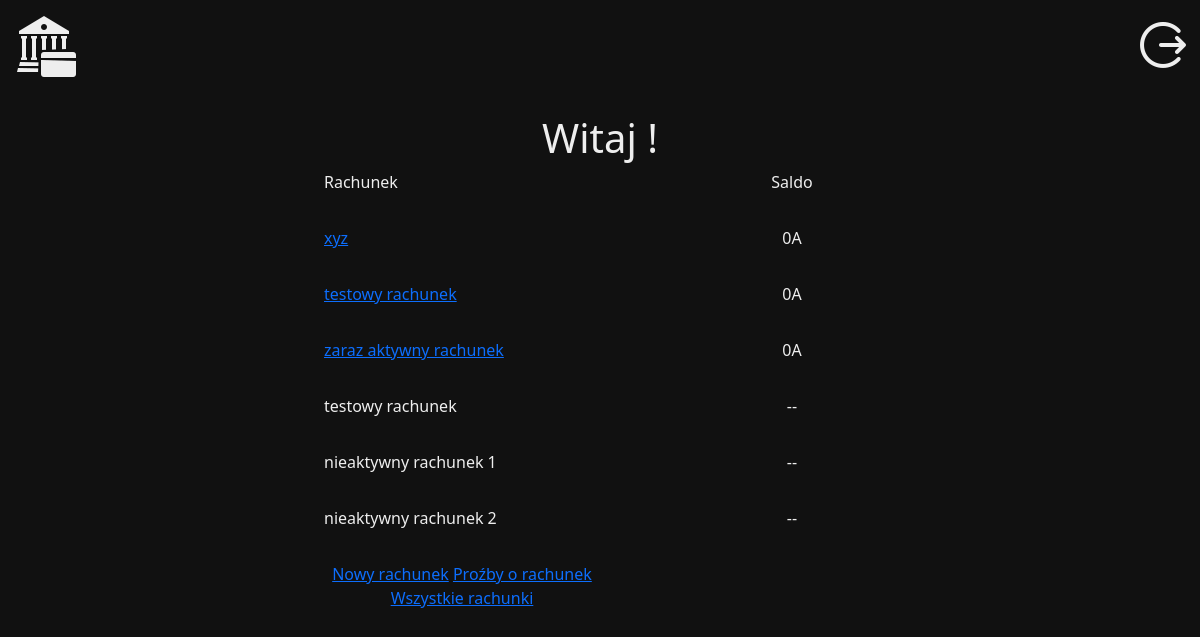
Page /account/ (signed in) on the earlier database version.
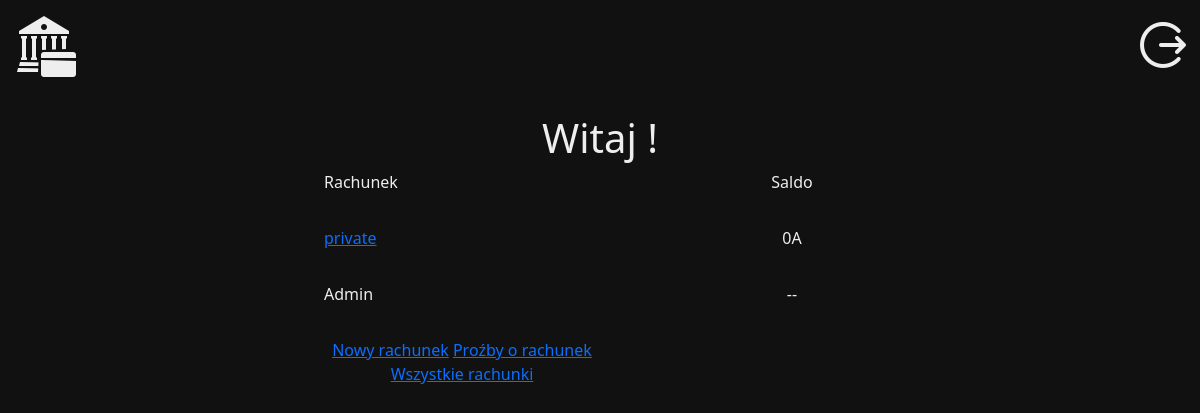
Same page on the later database version.
### account/models.py (models this page shows)
class Account(models.Model):
    owner = models.CharField(max_length=127)
    name = models.CharField(max_length=127)
    balance = models.IntegerField(default=0)
    active = models.BooleanField(default=False)
    super = models.BooleanField(default=False)

### account/views.py (the view)
# urls.py: path('account/', account_picker_view),
def account_picker_view(req):
    if not req.user.is_authenticated:
        return redirect('/')
    querry = Account.objects.filter(owner = req.user.username, active=True)
    off = Account.objects.filter(owner = req.user.username, active=False)
    data = {
        'user': req.user,
        'name': f'{req.user.first_name} {req.user.last_name}',
        'accs': querry,
        'waiting': off,
        'super': req.user.is_superuser
    }
    print(querry)
    return render(req, 'home.html', data)

### templates/home.html
{% extends 'base.html' %}
{% block content %}
    <div class="col-12 text-center">
        <h1>Witaj {{ name }}!</h1>
    </div>
   <div class="row tabela text-start">
       <div class="col-8 bolt"><p>Rachunek</p></div>
       <div class="col-4 bolt text-center"><p>Saldo</p></div>
   </div>
   {% for acc in accs %}
   <div class="row tabela mt-3">
       {% if acc.super %}
       <div class="col-8"><a href="{{ acc.id }}" class="super_pickme">{{ acc.name }}</a></div>
       {% else %}
       <div class="col-8"><a href="{{ acc.id }}" class="pickme">{{ acc.name }}</a></div>
       {% endif %}
       <div class="col-4 bolt text-center"><p>{{ acc.balance}}A</p></div>
   </div>
   {% endfor %}
   {% for acc in waiting %}
   <div class="row tabela mt-3">
       <div class="col-8"><p class="inactive-acc">{{ acc.name }}</p></div>
       <div class="col-4 text-center"><p>--</p></div>
   </div>
   {% endfor %}
   <div class="col-12 col-sm-6 mt-3 text-center">
       <a href="new/" class="pickme">Nowy rachunek</a>
       {% if super %}
       <a href="accept_account/" class="super_pickme">Proźby o rachunek</a>
       <a href="all_accounts/" class="super_pickme">Wszystkie rachunki</a>
       {% endif %}
   </div>
{% endblock %}

Differences in the rows shown:
no longer on this page (row edited): Account: name "testowy rachunek", balance "0", shown under "Witaj !"
removed Account: name "zaraz aktywny rachunek", balance "0", shown under "Witaj !"
no longer on this page (row edited): Account: name "testowy rachunek"
no longer on this page (row edited): Account: name "nieaktywny rachunek 1"
changed Account: name "xyz" → "private"
changed Account: name "nieaktywny rachunek 2" → "Admin"
